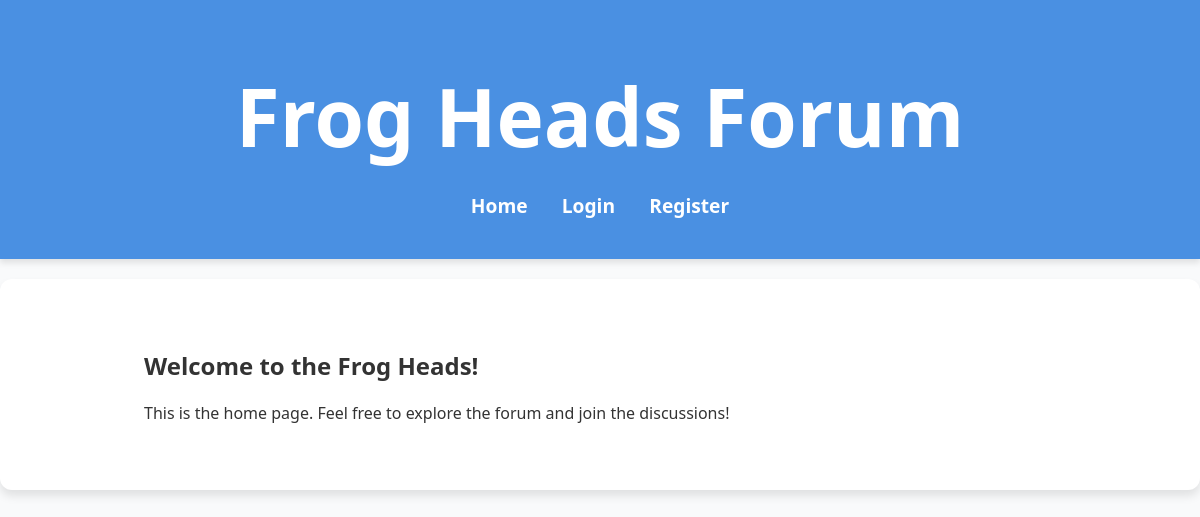
Before: / with the older database file.
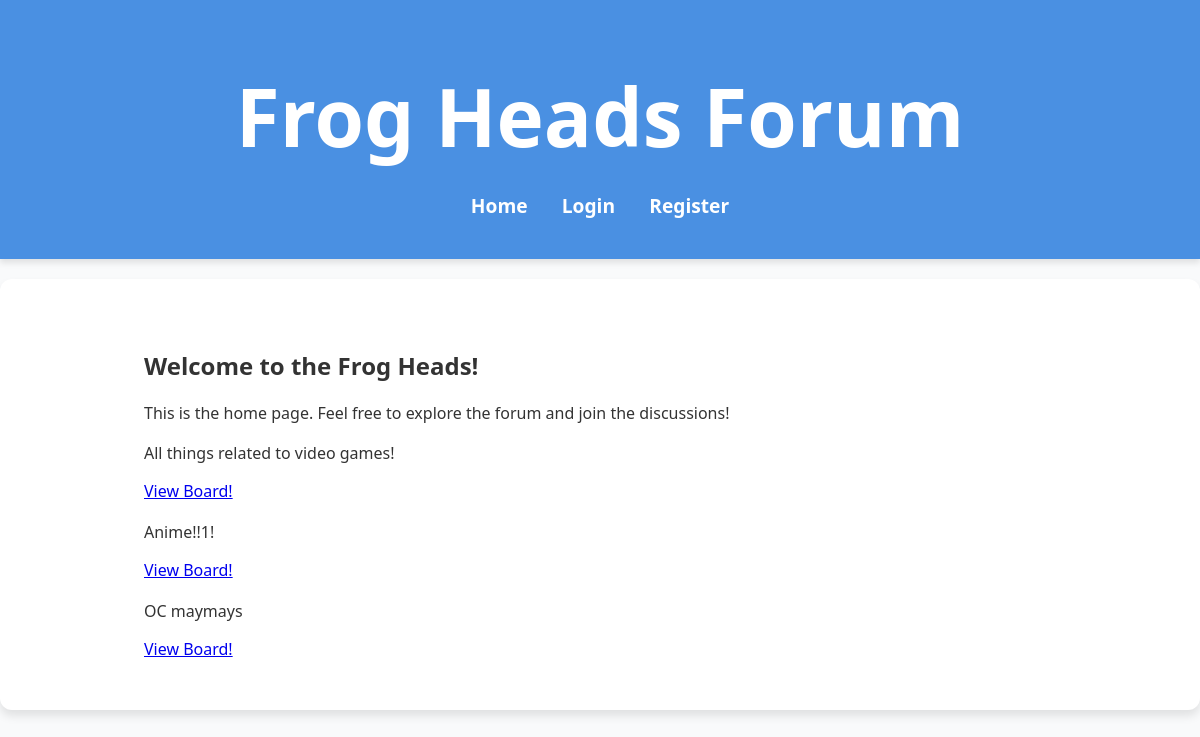
After: the same page with the newer database file.
### app/models.py (models this page shows, shortened)
class MessageBoard(models.Model):
  title = models.CharField(max_length=100)
  description = models.TextField(blank = True)
  date_created = models.DateTimeField(default=datetime.now)

### app/views.py (the view)
# urls.py: path("", home_view, name="home"),
def home_view(request):
    all_boards = MessageBoard.objects.all()
    context = {
        'all_boards' : all_boards,
    }
    return render(request, "home.html", context)

### app/templates/home.html (shortened to what this page needs)
{% extends 'base.html' %} {% block title %}Home - Frog Heads Forum{% endblock %}
{% block content %}
<h2>Welcome to the Frog Heads!</h2>
<p>
  This is the home page. Feel free to explore the forum and join the
  discussions!
</p>
{% for board in all_boards %}
  <div class="board_container">
    <p>{{ board.description }}</p>
    <a href="{% url 'forum' board.id %}">View Board!</a>
  </div>
{% endfor %}
{% endblock %}

### app/templates/base.html (shortened to what this page needs)
{% load static %}
<!DOCTYPE html>
<html lang="en">
  <head>
    <link rel="stylesheet" href="{% static 'styles.css' %}" />
  </head>
  <body>
    <header>
      <div class="container">
        <h1><a href="{% url 'home' %}">Frog Heads Forum</a></h1>
        <nav>
          <ul>
            <li><a href="{% url 'home' %}">Home</a></li>
             {% if user.is_authenticated %}
            <li><a href="{% url 'profile' %}">Profile</a></li>
            <li><a href="{% url 'logout' %}">Logout</a></li>
            {% else %}
            <li><a href="{% url 'login' %}">Login</a></li>
            <li><a href="{% url 'register' %}">Register</a></li>
            {% endif %}
          </ul>
        </nav>
      </div>
    </header>
    <main>
      <div class="container">
        {% block content %}{% endblock %}
      </div>
    </main>
  </body>
</html>

### app/static/styles.css (style rules this page uses)
body { font-family: "Segoe UI", Tahoma, Geneva, Verdana, sans-serif; margin: 0; padding: 0; background-color: #f9fafb; color: #333333; }
.container { width: 80%; margin: 0 auto; padding: 20px; }
header { background-color: #4a90e2; color: #ffffff; padding: 20px 0; text-align: center; box-shadow: 0 4px 6px rgba(0, 0, 0, 0.1); }
header h1 a { color: #ffffff; text-decoration: none; font-size: 2.5em; font-weight: bold; }
nav ul { list-style: none; padding: 0; margin: 0; text-align: center; }
nav ul li { display: inline; margin: 0 15px; }
nav ul li a { color: #ffffff; text-decoration: none; font-size: 1.2em; font-weight: 600; }
main { background-color: #ffffff; padding: 30px; margin-top: 20px; border-radius: 12px; box-shadow: 0 6px 10px rgba(0, 0, 0, 0.1); }

Changed rows visible on the page:
added MessageBoard: description "All things related to video games!"
added MessageBoard: description "Anime!!1!"
added MessageBoard: description "OC maymays"
